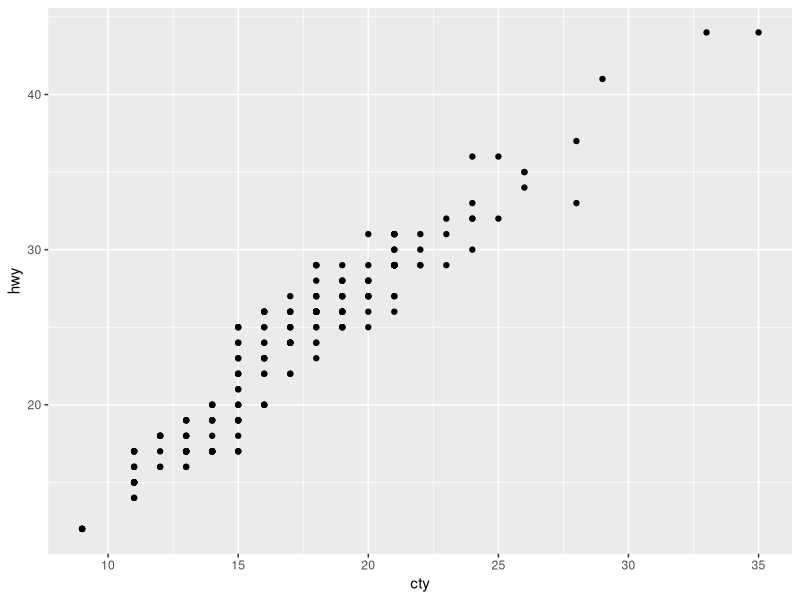
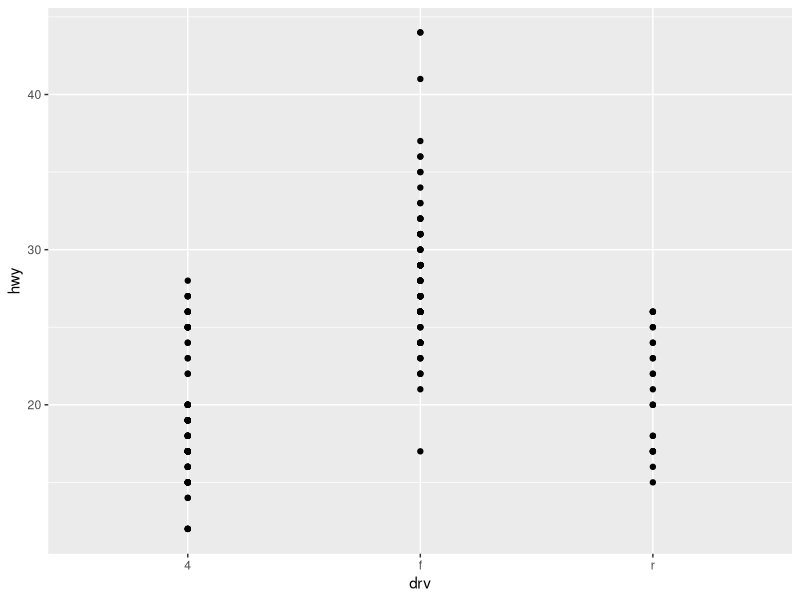
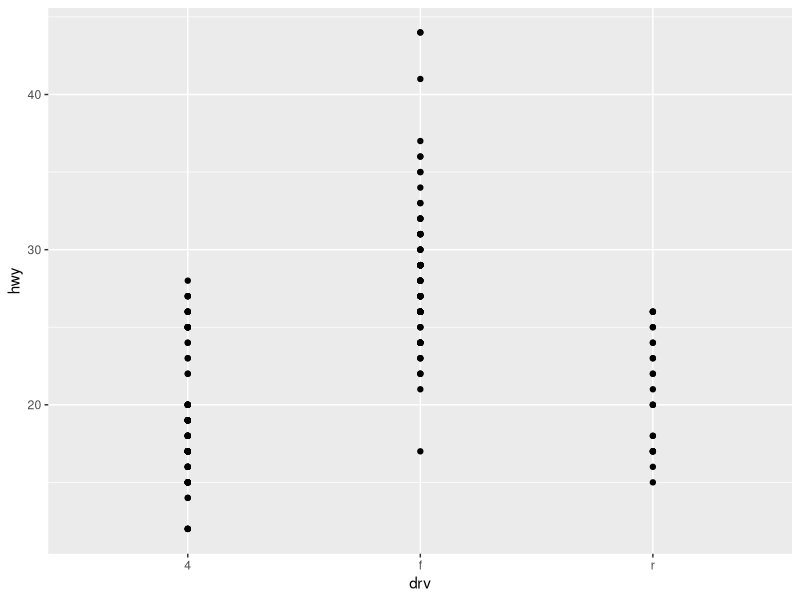
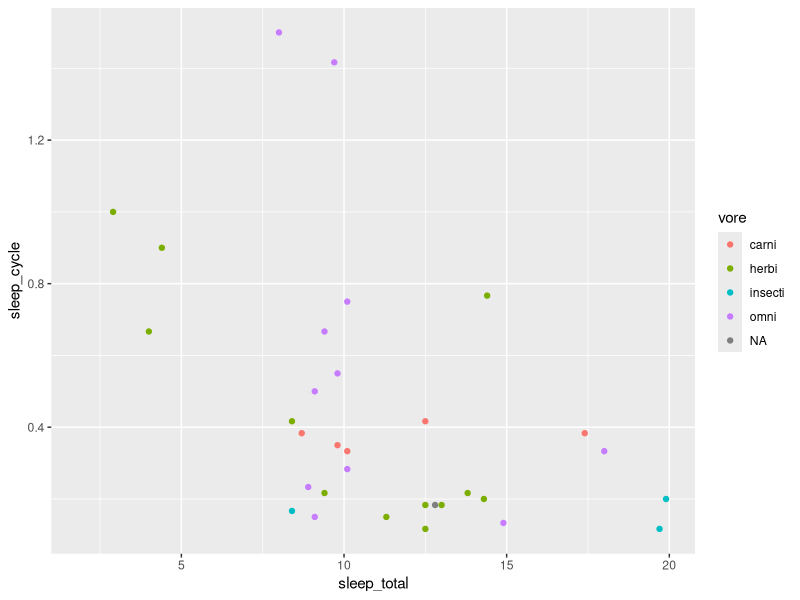
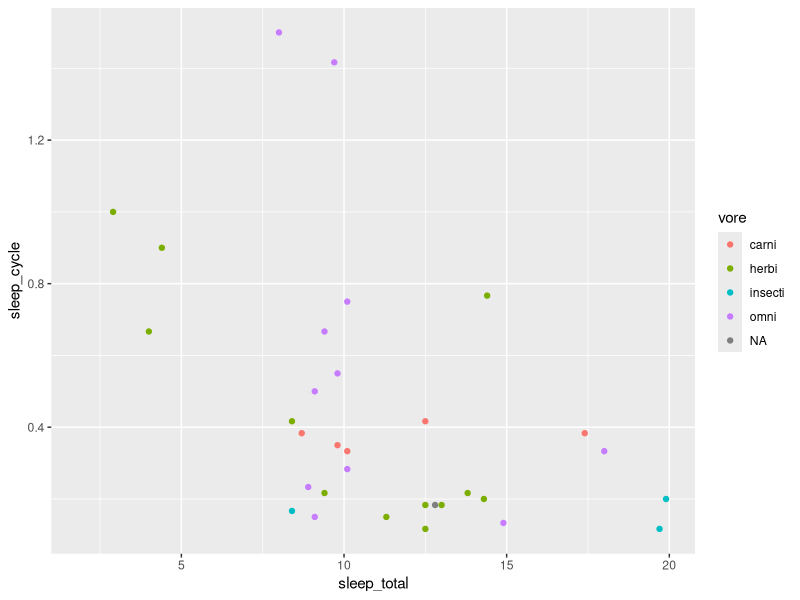
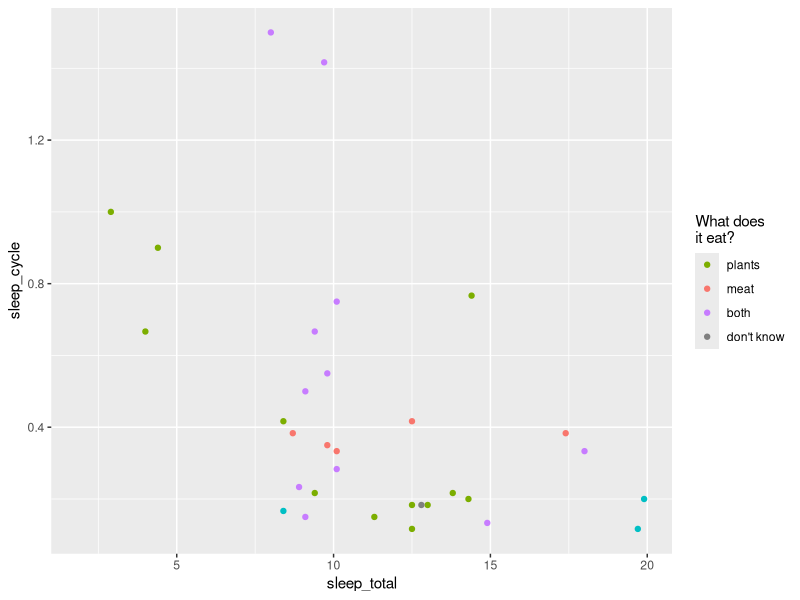

Write R code to recreate these figures, in order. (Note: this script raises an error after producing the figures.)
## ---- chunk 1
# Uncomment the lines below to install packages if you do not have them
# install.packages("MASS", dep = TRUE)
# install.packages("vcd", dep = TRUE)
# install.packages("mgcv", dep = TRUE)
# install.packages("splines", dep = TRUE)
# install.packages("nlme", dep = TRUE)
# install.packages("plyr", dep = TRUE)
# install.packages("effects", dep = TRUE)

# If you need to install them all you could also use
# requiredPackages <- c("MASS", "vcd", "mgcv", "splines", "nlme", "plyr", "effects")
# install.packages(requiredPackages, dep = TRUE)

# Then load the packages used throughout the book
library("ggplot2"); library("MASS"); library("vcd"); library("mgcv"); library("nlme"); library("splines"); library("plyr"); library("effects")
## ---- chunk 2
plot <- qplot(cty, hwy, data = mpg)
plot

# This doesn't work because there is a mismatch between the
# variable type and the default scale
plot + aes(x = drv)

# Correcting the default manually resolves the problem.
plot + aes(x = drv) + scale_x_discrete()

# Adjusting the default parameters of a scale. (Top left) The plot with
# default scale.  (Top right) Adding the default scale by hand doesn't
# change the appearance of the plot.  (Bottom left) Adjusting the
# parameters of the scale to tweak the legend.  (Bottom right) Using a
# different colour scale: Set1 from the ColorBrewer colours.
p <- qplot(sleep_total, sleep_cycle, data = msleep, colour = vore)
p 
# Explicitly add the default scale
p + scale_colour_hue()

# Adjust parameters of the default, here changing the appearance 
# of the legend
p + scale_colour_hue("What does\nit eat?", 
   breaks = c("herbi", "carni", "omni", NA), 
   labels = c("plants", "meat", "both", "don't know"))

# Use a different scale
p + scale_colour_brewer(pal = "Set1")

# A demonstration of the different forms legend title can take.
p <- qplot(cty, hwy, data = mpg, colour = displ)
p
p + scale_x_continuous("City mpg")
p + xlab("City mpg")
p + ylab("Highway mpg")
p + labs(x = "City mpg", y = "Highway", colour = "Displacement")
p + xlab(expression(frac(miles, gallon)))

# The difference between breaks and limits.  (Left) default plot with
# {\tt limits = c(4, 8), breaks = 4:8}, (middle) {\tt breaks =
# c(5.5,6.5)} and (right) {\tt limits = c(5.5,6.5)}.  The effect on the
# x axis (top) and colour legend (bottom)
p <- qplot(cyl, wt, data = mtcars)
p
p + scale_x_continuous(breaks = c(5.5, 6.5))
p + scale_x_continuous(limits = c(5.5, 6.5))
p <- qplot(wt, cyl, data = mtcars, colour = cyl)
p
p + scale_colour_gradient(breaks = c(5.5, 6.5))
p + scale_colour_gradient(limits = c(5.5, 6.5))

# A scatterplot of diamond price vs.\ carat illustrating the difference
# between log transforming the scale (left) and log transforming the
# data (right).  The plots are identical, but the axis labels are
# different.
qplot(log10(carat), log10(price), data = diamonds)
qplot(carat, price, data = diamonds) + 
  scale_x_log10() + scale_y_log10()

# A time series of personal savings rate.  (Left) The default
# appearance, (middle) breaks every 10 years, and (right) scale
# restricted to 2004, with YMD date format.  Measurements are recorded
# at the end of each month.
plot <- qplot(date, psavert, data = economics, geom = "line") + 
  ylab("Personal savings rate") +
  geom_hline(xintercept = 0, colour = "grey50")
plot
plot + scale_x_date(major = "10 years")
plot + scale_x_date(
  limits = as.Date(c("2004-01-01", "2005-01-01")),
  format = "%Y-%m-%d"
)

# Density of eruptions with three colour schemes.  (Left) Default
# gradient colour scheme, (middle) customised gradient from white to
# black and (right) 3 point gradient with midpoint set to the mean
# density.
f2d <- with(faithful, MASS::kde2d(eruptions, waiting, 
  h = c(1, 10), n = 50))
df <- with(f2d, cbind(expand.grid(x, y), as.vector(z)))
names(df) <- c("eruptions", "waiting", "density")
erupt <- ggplot(df, aes(waiting, eruptions, fill = density)) +
  geom_tile() +
  scale_x_continuous(expand = c(0, 0)) + 
  scale_y_continuous(expand = c(0, 0))
erupt + scale_fill_gradient(limits = c(0, 0.04))
erupt + scale_fill_gradient(limits = c(0, 0.04), 
  low = "white", high = "black") 
erupt + scale_fill_gradient2(limits = c(-0.04, 0.04), 
  midpoint = mean(df$density)) 

# Gradient colour scales using perceptually well-formed palettes
# produced by the \code{vcd} package.  From left to right: sequential,
# diverging and heat hcl palettes.  Each scale is produced with
# \code{scale_fill_gradientn} with \code{colours} set to
# \code{rainbow_hcl(7)}, \code{diverge_hcl(7)} and \code{heat_hcl(7)}.
fill_gradn <- function(pal) {
  scale_fill_gradientn(colours = pal(7), limits = c(0, 0.04))
}
erupt + fill_gradn(rainbow_hcl)
erupt + fill_gradn(diverge_hcl)
erupt + fill_gradn(heat_hcl)

# Three ColorBrewer palettes, Set1 (left), Set2 (middle) and Pastel1
# (right), applied to points (top) and bars (bottom).  Bright colours
# work well for points, but are overwhelming on bars.  Subtle colours
# work well for bars, but are hard to see on points.
point <- qplot(brainwt, bodywt, data = msleep, log = "xy", 
  colour = vore)
area <- qplot(log10(brainwt), data = msleep, fill = vore, 
  binwidth = 1)

point + scale_colour_brewer(pal = "Set1")
point + scale_colour_brewer(pal = "Set2")
point + scale_colour_brewer(pal = "Pastel1")
area + scale_fill_brewer(pal = "Set1")
area + scale_fill_brewer(pal = "Set2")
area + scale_fill_brewer(pal = "Pastel1")

# Scale manual used to create custom colour (left and middle) and shape
# (right) scales.
plot <- qplot(brainwt, bodywt, data = msleep, log = "xy")
plot + aes(colour = vore) + 
  scale_colour_manual(value = c("red", "orange", "yellow", 
    "green", "blue"))
colours <- c(carni = "red", "NA" = "orange", insecti = "yellow", 
  herbi = "green", omni = "blue")
plot + aes(colour = vore) + scale_colour_manual(value = colours)
plot + aes(shape = vore) + 
  scale_shape_manual(value = c(1, 2, 6, 0, 23))

huron <- data.frame(year = 1875:1972, level = LakeHuron)
ggplot(huron, aes(year)) +
  geom_line(aes(y = level - 5), colour = "blue") + 
  geom_line(aes(y = level + 5), colour = "red")

ggplot(huron, aes(year)) +
  geom_line(aes(y = level - 5, colour = "below")) + 
  geom_line(aes(y = level + 5, colour = "above"))

ggplot(huron, aes(year)) +
  geom_line(aes(y = level - 5, colour = "below")) + 
  geom_line(aes(y = level + 5, colour = "above")) + 
  scale_colour_manual("Direction", 
    c("below" = "blue", "above" = "red"))

# A plot of R colours in Luv space.  A legend is unnecessary, because
# the colour of the points represents itself: the data and aesthetic
# spaces are the same.
x <- colors()
luv <- as.data.frame(convertColor(t(col2rgb(x)), "sRGB", "Luv"))
qplot(u, v, data=luv, colour = x, size = I(3)) + scale_colour_identity() +
   coord_equal()

# Legends produced by geom: point, line, point and line, and bar.
p <- ggplot(diamonds[1:100, ], aes(price, carat, colour = cut)) +  
  opts(keep = "legend_box")
p + geom_point()
p + geom_line()
p + geom_point() + geom_line()
p + geom_bar(binwidth = 100) + aes(fill = cut, y = ..count..)

# Colour legend, shape legend, colour + shape legend.
p <- ggplot(diamonds[1:100, ], aes(price, carat)) +  
  geom_point() + 
  opts(keep = "legend_box")
p + aes(colour = cut)
p + aes(shape = cut)
p + aes(shape = cut, colour = cut)
